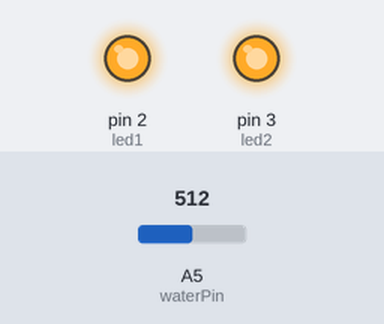
Bench run of a sketch on a simulated Arduino Uno, built with avr-gcc and run on an emulated ATmega328P. Shown: output pins drawn as LEDs (lit = HIGH). The inputs (shaded band) are chosen by the test bench; at power-on: A5 (waterPin) = 512.

Above: at 1.2 s.
1.3 s: A5 (waterPin) set to 489
At 2.4 s:
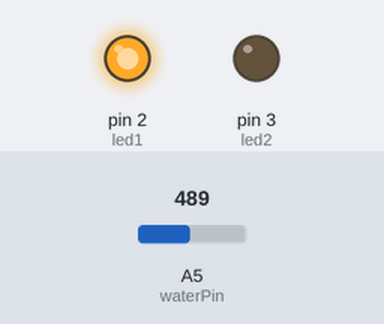
2.8 s: A5 (waterPin) set to 52
4.3 s: A5 (waterPin) set to 45
At 4.8 s:
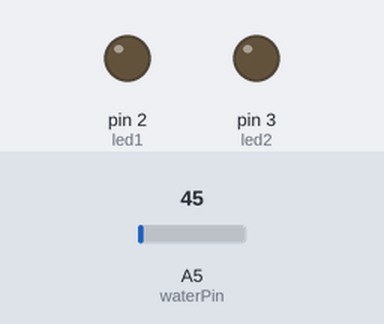
5.8 s: A5 (waterPin) set to 122
At 7.0 s:
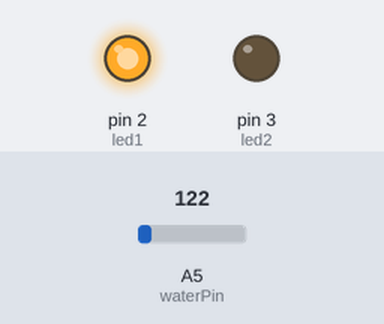
7.3 s: A5 (waterPin) set to 40
At 8.5 s:
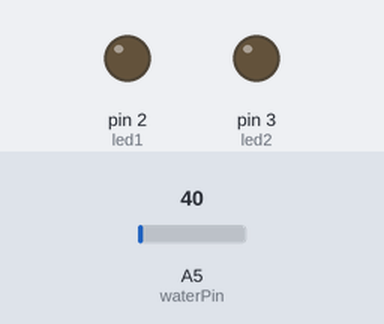
Timing chart, 0 to 9.8 s (numbered marks = the images above; inputs shaded):
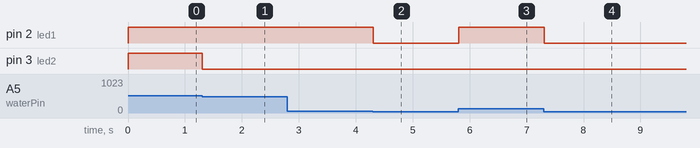

Measured:
- the behaviour switches between 501 and 500 on A5 (waterPin) (found by bisection; images 0 and 1)
- the behaviour switches between 50 and 49 on A5 (waterPin) (found by bisection; images 1 and 2)
- after the input at 1.3 s, pin 3 (led2): HIGH → LOW at once
- after the input at 2.8 s, every drawn part: stays the same
- after the input at 4.3 s, pin 2 (led1): HIGH → LOW at once
- after the input at 5.8 s, pin 2 (led1): LOW → HIGH at once
- after the input at 7.3 s, pin 2 (led1): HIGH → LOW at once

The sketch:

water2.ino
```cpp
int waterPin = A5;
int led1 = 2;
int led2 = 3;

void setup() {
  // put your setup code here, to run once:
  pinMode(led1, OUTPUT);
  pinMode(led2, OUTPUT);
}

void loop() {
  // put your main code here, to run repeatedly:
  int value = analogRead(waterPin);

  if(value<50){
    digitalWrite(led1, LOW);
    digitalWrite(led2, LOW);
  }
  else if(value<= 500){
    digitalWrite(led1, HIGH);
    digitalWrite(led2, LOW);
  }
  else{
    digitalWrite(led1, HIGH);
    digitalWrite(led2, HIGH);
  }
  delay(100);
}
```
